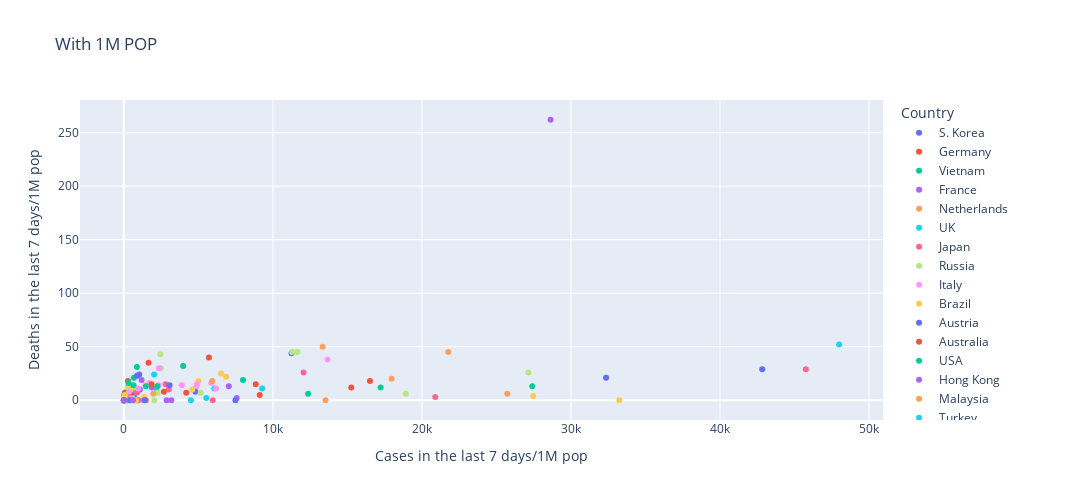

Write notebook code for a chart like this one.
### Code cell
scatterplot_df_week = df_covid_by_week[['Country','Cases in the last 7 days/1M pop','Deaths in the last 7 days/1M pop']]
fig = px.scatter(scatterplot_df_week, x='Cases in the last 7 days/1M pop', y='Deaths in the last 7 days/1M pop',color='Country',title='With 1M POP')
fig.update_layout(height=500, width=1200)
fig.show()
